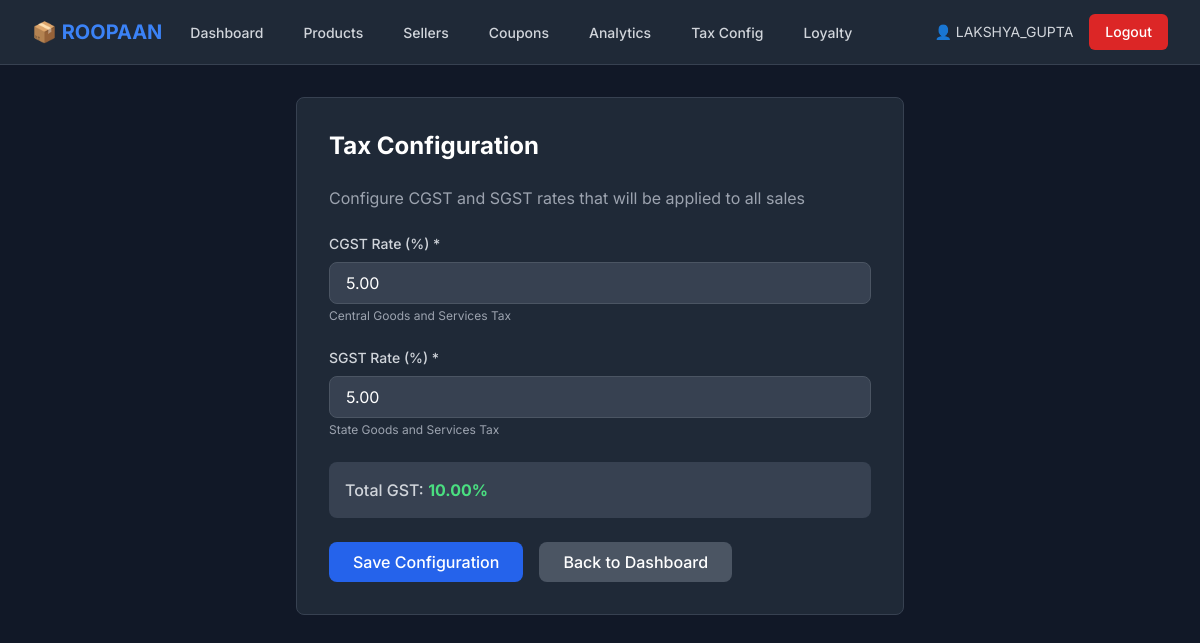
Page /inventory/tax-config/ (signed in) on the committed database.
### inventory/models.py (models this page shows, shortened)
class User(AbstractUser):
    USER_TYPE_CHOICES = [
        ('inventory', 'Inventory Manager'),
        ('seller', 'Seller'),
    ]
    user_type = models.CharField(max_length=20, choices=USER_TYPE_CHOICES, default='inventory')
    phone = models.CharField(max_length=15, blank=True, null=True)

class TaxConfig(models.Model):
    cgst_rate = models.DecimalField(
        max_digits=5,
        decimal_places=2,
        default=Decimal('9.00'),
        validators=[MinValueValidator(Decimal('0.00'))]
    )
    sgst_rate = models.DecimalField(
        max_digits=5,
        decimal_places=2,
        default=Decimal('9.00'),
        validators=[MinValueValidator(Decimal('0.00'))]
    )
    updated_at = models.DateTimeField(auto_now=True)
    updated_by = models.ForeignKey(User, on_delete=models.SET_NULL, null=True)
    class Meta:
        verbose_name = "Tax Configuration"
        verbose_name_plural = "Tax Configurations"

### inventory/views.py (the view)
# urls.py: path('tax-config/', views.tax_config, name='tax_config'),
@login_required
@user_passes_test(is_inventory_manager)
def tax_config(request):
    config, created = TaxConfig.objects.get_or_create(id=1)
    if request.method == 'POST':
        form = TaxConfigForm(request.POST, instance=config)
        if form.is_valid():
            tax_config = form.save(commit=False)
            tax_config.updated_by = request.user
            tax_config.save()
            messages.success(request, 'Tax configuration updated successfully!')
            return redirect('inventory:tax_config')
    else:
        form = TaxConfigForm(instance=config)
    return render(request, 'inventory/tax_config.html', {'form': form})

### inventory/forms.py
class TaxConfigForm(forms.ModelForm):
    class Meta:
        model = TaxConfig
        fields = ['cgst_rate', 'sgst_rate']
        widgets = {
            'cgst_rate': forms.NumberInput(attrs={'class': 'w-full px-4 py-2 bg-gray-700 border border-gray-600 rounded-lg focus:outline-none focus:border-blue-500 text-white', 'step': '0.01'}),
            'sgst_rate': forms.NumberInput(attrs={'class': 'w-full px-4 py-2 bg-gray-700 border border-gray-600 rounded-lg focus:outline-none focus:border-blue-500 text-white', 'step': '0.01'}),
        }

### inventory/views.py (called while the page is built)
def is_inventory_manager(user):
    return user.is_authenticated and user.user_type == 'inventory'

### templates/inventory/tax_config.html (shortened to what this page needs)
{% extends 'base.html' %}
{% block content %}
<div class="max-w-2xl mx-auto px-4 sm:px-6 lg:px-8 py-8">
    <div class="bg-gray-800 rounded-lg p-8 border border-gray-700">
        <h1 class="text-2xl font-bold text-white mb-6">Tax Configuration</h1>
        <p class="text-gray-400 mb-6">Configure CGST and SGST rates that will be applied to all sales</p>
        <form method="POST" class="space-y-6">
            <div>
                <label class="block text-sm font-medium text-gray-300 mb-2">CGST Rate (%) *</label>
                {{ form.cgst_rate }}
                <p class="text-xs text-gray-400 mt-1">Central Goods and Services Tax</p>
            </div>
            <div>
                <label class="block text-sm font-medium text-gray-300 mb-2">SGST Rate (%) *</label>
                {{ form.sgst_rate }}
                <p class="text-xs text-gray-400 mt-1">State Goods and Services Tax</p>
            </div>
            <div class="bg-gray-700 rounded-lg p-4">
                <p class="text-gray-300">
                    <span class="font-medium">Total GST:</span>
                    <span id="total-gst" class="text-green-400 font-bold">18.00%</span>
                </p>
            </div>
            <div class="flex gap-4">
                <button type="submit" class="bg-blue-600 hover:bg-blue-700 text-white font-medium py-2 px-6 rounded-lg">
                    Save Configuration
                </button>
                <a href="{% url 'inventory:dashboard' %}" class="bg-gray-600 hover:bg-gray-700 text-white font-medium py-2 px-6 rounded-lg">
                    Back to Dashboard
                </a>
            </div>
        </form>
    </div>
</div>
{% endblock %}

### templates/base.html (shortened to what this page needs)
<!DOCTYPE html>
<html lang="en" class="dark">
<head>
    <script src="https://cdn.tailwindcss.com"></script>
</head>
<body class="bg-gray-900 text-gray-100">
    {% if user.is_authenticated %}
    <nav class="bg-gray-800 border-b border-gray-700">
        <div class="max-w-7xl mx-auto px-4 sm:px-6 lg:px-8">
            <div class="flex justify-between h-16">
                <div class="flex">
                    <div class="flex-shrink-0 flex items-center">
                        <h1 class="text-xl font-bold text-blue-500">📦 ROOPAAN</h1>
                    </div>
                    <div class="hidden sm:ml-6 sm:flex sm:space-x-8">
                        {% if user.user_type == 'inventory' %}
                        <a href="{% url 'inventory:dashboard' %}" class="border-transparent text-gray-300 hover:border-gray-300 hover:text-white inline-flex items-center px-1 pt-1 border-b-2 text-sm font-medium">
                            Dashboard
                        </a>
                        <a href="{% url 'inventory:product_list' %}" class="border-transparent text-gray-300 hover:border-gray-300 hover:text-white inline-flex items-center px-1 pt-1 border-b-2 text-sm font-medium">
                            Products
                        </a>
                        <a href="{% url 'inventory:seller_list' %}" class="border-transparent text-gray-300 hover:border-gray-300 hover:text-white inline-flex items-center px-1 pt-1 border-b-2 text-sm font-medium">
                            Sellers
                        </a>
                        <a href="{% url 'inventory:coupon_list' %}" class="border-transparent text-gray-300 hover:border-gray-300 hover:text-white inline-flex items-center px-1 pt-1 border-b-2 text-sm font-medium">
                            Coupons
                        </a>
                        <a href="{% url 'analytics:dashboard' %}" class="border-transparent text-gray-300 hover:border-gray-300 hover:text-white inline-flex items-center px-1 pt-1 border-b-2 text-sm font-medium">
                            Analytics
                        </a>
                        <a href="{% url 'inventory:tax_config' %}" class="border-transparent text-gray-300 hover:border-gray-300 hover:text-white inline-flex items-center px-1 pt-1 border-b-2 text-sm font-medium">
                            Tax Config
                        </a>
                        <a href="{% url 'inventory:loyalty_config' %}" class="border-transparent text-gray-300 hover:border-gray-300 hover:text-white inline-flex items-center px-1 pt-1 border-b-2 text-sm font-medium">
                            Loyalty
                        </a>
                        {% endif %}
                    </div>
                </div>
                <div class="flex items-center">
                    <span class="text-gray-300 text-sm mr-4">👤 {{ user.username }}</span>
                    <a href="{% url 'logout' %}" class="bg-red-600 hover:bg-red-700 text-white px-4 py-2 rounded-md text-sm font-medium">
                        Logout
                    </a>
                </div>
            </div>
        </div>
    </nav>
    {% endif %}
    <main>
        {% block content %}
        {% endblock %}
    </main>
</body>
</html>

### templates/base.html (style rules this page uses)
body { font-family: 'Inter', sans-serif; }

### rows in the picture
User: username "LAKSHYA_GUPTA"
TaxConfig: cgst_rate "5.00", sgst_rate "5.00"
